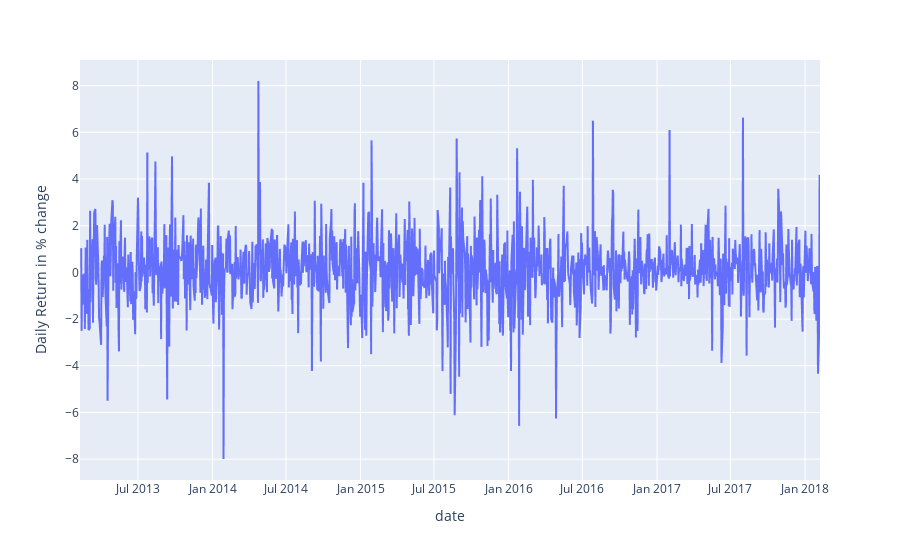

Notebook cell for this chart:
### Code cell
px.line(apple, x="date",y="Daily Return in % change")

### Figure 1 — Plotly figure (JSON) as saved in the notebook; plotly's stock layout.template omitted (floating-point values rounded to 4 significant figures; data arrays with more than 128 entries replaced by an {"elided": "..."} marker saying what was removed)
{"data": [{"hovertemplate": "date=%{x}<br>Daily Return in % change=%{y}<extra></extra>", "legendgroup": "", "line": {"color": "#636efa", "dash": "solid"}, "marker": {"symbol": "circle"}, "mode": "lines", "name": "", "showlegend": false, "type": "scattergl", "x": {"elided": "1259 str values"}, "xaxis": "x", "y": {"elided": "1259 float values"}, "yaxis": "y"}], "layout": {"legend": {"tracegroupgap": 0}, "margin": {"t": 60}, "xaxis": {"anchor": "y", "domain": [0, 1], "title": {"text": "date"}}, "yaxis": {"anchor": "x", "domain": [0, 1], "title": {"text": "Daily Return in % change"}}}}
